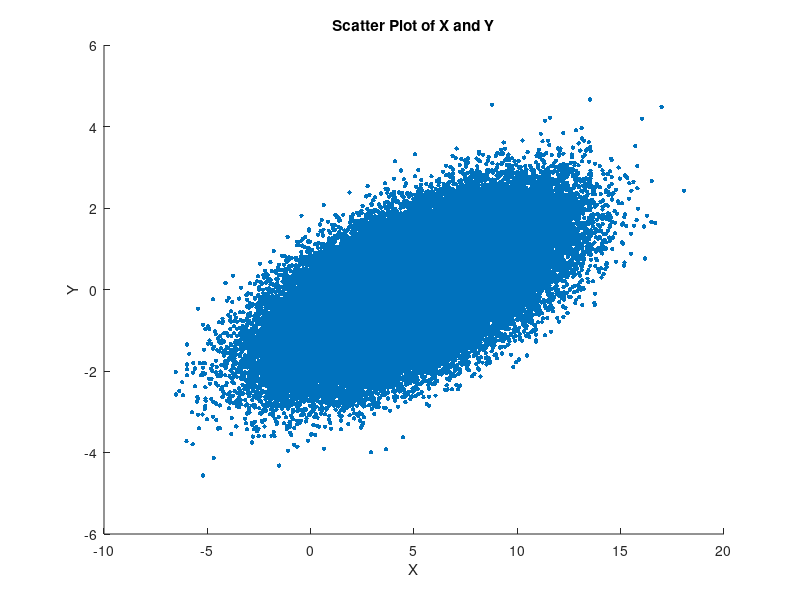

MATLAB code for this plot: (Note: this script raises an error after producing the figure.)
clc; clear; close all;

%% Step 1: Generate Synthetic Data (Example X, Y)
n_samples = 100000; 
rho_target = 0.6; % Target correlation

X = 3 * randn(n_samples, 1) + 5;  % X ~ N(5,3)
N = randn(n_samples, 1);          % Standard normal noise

sigma_X = std(X);
sigma_Y = 1; 

mu_X = mean(X);
mu_Y = 0;
% Solve for b given a = 2
a = rho_target*sigma_Y/sigma_X;
b = sigma_Y*sqrt(1-rho_target^2);

% Generate Y
Y_prime = a * (X-mu_X) + b * N;
Y = a * (X-mu_X) + b * N + mu_Y;

corrcoef(X,Y)
% Plot Joint Density
figure;
scatter(X, Y, 10, 'filled'); hold on;
xlabel('X'); ylabel('Y');
title('Scatter Plot of X and Y');

%% Step 2: Estimate Joint Density p(X,Y) using KDE
% Use 2D kernel density estimation
[f_joint, Xi] = ksdensity([X Y], 'Bandwidth', [0.5, 0.5]); 

figure;
[X_grid, Y_grid] = meshgrid(linspace(min(X), max(X), 50), linspace(min(Y), max(Y), 50));
F = mvksdensity([X, Y], [X_grid(:), Y_grid(:)], 'Bandwidth', [0.5, 0.5]);
F = reshape(F, size(X_grid));

surf(X_grid, Y_grid, F, 'EdgeColor', 'none');
xlabel('X'); ylabel('Y'); zlabel('p(X,Y)');
title('3D Surface of Joint Density p(X, Y)');
colorbar;
grid on;

%% Step 3: Compute Marginal Density p(Y)
[f_Y, Y_vals] = ksdensity(Y, 'Bandwidth', 0.5);


figure;
plot(Y_vals, f_Y, 'm', 'LineWidth', 2);
xlabel('Y'); ylabel('p(Y)');
title('Estimated Marginal Density p(Y)');
grid on;
%% Step 4: Compute Conditional Density p(X | Y)
y1 = 3; % Given Y = y1
tolerance = 0.2; % Small range around y1
X_given_Y = X(abs(Y - y1) < tolerance); % Select X values near y1

% Estimate p(X | Y = y1) using KDE
[f_X_given_Y, X_vals] = ksdensity(X_given_Y, 'Bandwidth', 0.5, 'NumPoints', 10000);

% Plot p(X | Y = y1)
figure;
subplot(2,1,1);
plot(X_vals, f_X_given_Y, 'b', 'LineWidth', 2);
xlabel('X'); ylabel('p(X | Y)');
title(['Conditional Density p(X | Y = ', num2str(y1), ')']);
grid on;

%% Step 5: Compute CDF of p(X | Y)
CDF_X_given_Y = cumsum(f_X_given_Y) / sum(f_X_given_Y);

% Plot CDF of p(X | Y)
subplot(2,1,2);
plot(X_vals, CDF_X_given_Y, 'r', 'LineWidth', 2);
xlabel('X'); ylabel('CDF');
title(['Cumulative Distribution Function CDF(X | Y = ', num2str(y1), ')']);
grid on;
%% Step 6: Sample from p(X | Y) using Inverse Transform Sampling
u = rand(100000,1); % Generate uniform random number
X_sampled = interp1(CDF_X_given_Y, X_vals, u, 'linear', 'extrap');

figure;
[f_X_sampled, X_sampled_vals] = ksdensity(X_sampled, 'Bandwidth', 0.5); % Estimate density of samples
plot(X_sampled_vals, f_X_sampled, 'g', 'LineWidth', 2);
xlabel('X'); ylabel('p(X | Y)');
title('Estimated PDF of Sampled X Given Y = y_1');
grid on;
